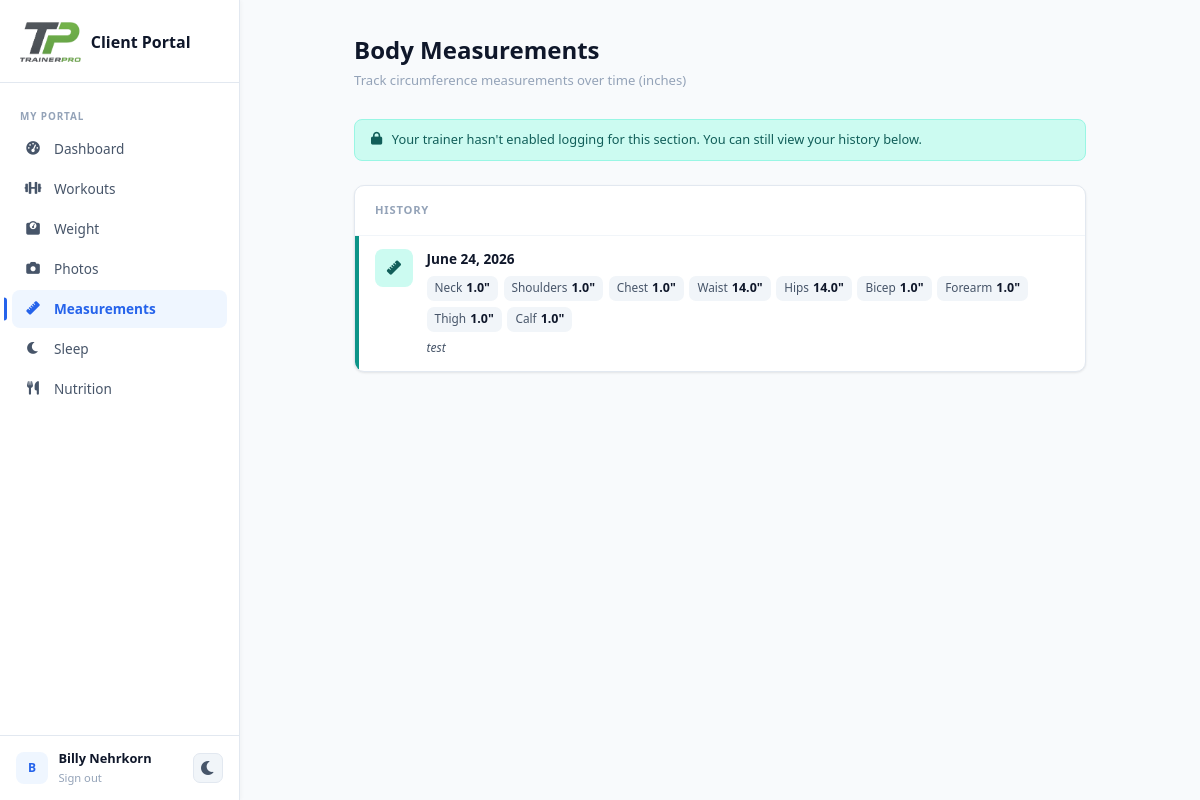
Page /client-portal/measurements (signed in) on the committed database.
### tables this page shows
CREATE TABLE clients (
            id TEXT PRIMARY KEY,
            trainer_id TEXT NOT NULL,
            name TEXT NOT NULL,
            email TEXT,
            phone TEXT,
            age INTEGER,
            gender TEXT,
            weight REAL,
            height REAL,
            status TEXT DEFAULT 'active',
            notes TEXT,
            photo_url TEXT,
            created_at TIMESTAMP DEFAULT CURRENT_TIMESTAMP,
            FOREIGN KEY (trainer_id) REFERENCES users (id)
        );

CREATE TABLE body_measurements (
            id          TEXT PRIMARY KEY,
            client_id   TEXT NOT NULL,
            date        TEXT NOT NULL,
            neck        REAL,
            shoulders   REAL,
            chest       REAL,
            waist       REAL,
            hips        REAL,
            bicep       REAL,
            forearm     REAL,
            thigh       REAL,
            calf        REAL,
            notes       TEXT,
            created_at  TIMESTAMP NOT NULL,
            updated_at  TIMESTAMP
        );

### clients.py (the view, shortened to what this page needs)
    @app.route('/client-portal/measurements', methods=['GET', 'POST'])
    @client_login_required
    def client_portal_measurements():
        client_id = session['client_id']
        conn = get_db()
        measurement_history = conn.execute(f'''
            SELECT id, date, {", ".join(MEASUREMENT_FIELDS)}, notes FROM body_measurements
            WHERE client_id = ? ORDER BY date DESC
        ''', (client_id,)).fetchall()
        client = conn.execute('SELECT * FROM clients WHERE id = ?', (client_id,)).fetchone()
        acct = conn.execute('SELECT perm_measurements FROM client_accounts WHERE client_id = ?', (client_id,)).fetchone()
        can_edit = bool(acct and acct['perm_measurements'])
        conn.close()
        return render_template('client/measurements.html',
                               client=client,
                               measurement_history=[dict(r) for r in measurement_history],
                               can_edit=can_edit)

### auth_utils.py (called while the page is built)
def client_login_required(f):
    @wraps(f)
    def decorated_function(*args, **kwargs):
        if 'client_account_id' not in session:
            return redirect(url_for('login'))
        return f(*args, **kwargs)
    return decorated_function

### db.py (called while the page is built)
def get_db():
    conn = sqlite3.connect(DB_PATH)
    conn.row_factory = sqlite3.Row
    return conn

### templates/client/measurements.html (shortened to what this page needs)
{% extends "client/base.html" %}
{% block content %}
<div class="page-wrap">
  <div class="page-header">
    <div>
      <div class="page-title">Body Measurements</div>
      <div class="page-subtitle">Track circumference measurements over time (inches)</div>
    </div>
  </div>
  {% if not can_edit %}
  <div class="readonly-notice">
    <i class="fas fa-lock"></i>
    <span>Your trainer hasn't enabled logging for this section. You can still view your history below.</span>
  </div>
  {% endif %}
  <div class="card">
    <div class="card-header"><span class="card-title">History</span></div>
    {% if measurement_history %}
      <div class="entry-list">
        {% for entry in measurement_history %}
        <div class="entry-item">
          <div class="entry-accent"></div>
          <div class="entry-body">
            <div class="entry-icon"><i class="fas fa-ruler"></i></div>
            <div class="entry-main">
              <div class="entry-date measurement-date" data-date="{{ entry.date }}">{{ entry.date }}</div>
              <div class="measurement-chips">
                {% if entry.neck %}<span class="measurement-chip">Neck <strong>{{ entry.neck }}"</strong></span>{% endif %}
                {% if entry.shoulders %}<span class="measurement-chip">Shoulders <strong>{{ entry.shoulders }}"</strong></span>{% endif %}
                {% if entry.chest %}<span class="measurement-chip">Chest <strong>{{ entry.chest }}"</strong></span>{% endif %}
                {% if entry.waist %}<span class="measurement-chip">Waist <strong>{{ entry.waist }}"</strong></span>{% endif %}
                {% if entry.hips %}<span class="measurement-chip">Hips <strong>{{ entry.hips }}"</strong></span>{% endif %}
                {% if entry.bicep %}<span class="measurement-chip">Bicep <strong>{{ entry.bicep }}"</strong></span>{% endif %}
                {% if entry.forearm %}<span class="measurement-chip">Forearm <strong>{{ entry.forearm }}"</strong></span>{% endif %}
                {% if entry.thigh %}<span class="measurement-chip">Thigh <strong>{{ entry.thigh }}"</strong></span>{% endif %}
                {% if entry.calf %}<span class="measurement-chip">Calf <strong>{{ entry.calf }}"</strong></span>{% endif %}
              </div>
              {% if entry.notes %}<div class="entry-notes">{{ entry.notes }}</div>{% endif %}
            </div>
          </div>
        </div>
        {% endfor %}
      </div>
    {% else %}
      <div class="empty-state">
        <i class="fas fa-ruler"></i>
        <p>No measurement entries yet. {% if can_edit %}Add your first one!{% endif %}</p>
        {% if can_edit %}<button onclick="openAddModal()" class="btn-add"><i class="fas fa-ruler"></i> Add Entry</button>{% endif %}
      </div>
    {% endif %}
  </div>
</div>
{% endblock %}

### templates/client/base.html (shortened to what this page needs)
<!DOCTYPE html>
<html lang="en">
<head>
  <script src="https://cdn.tailwindcss.com"></script>
  <link rel="stylesheet" href="https://cdnjs.cloudflare.com/ajax/libs/font-awesome/6.0.0/css/all.min.css">
</head>
<body>
  <div id="client-sidebar">
    <div class="sb-logo">
      <img src="{{ url_for('static', filename='trainerprologo2.png') }}" alt="TrainerPro" class="sb-logo-img">
      <div>
        <div class="sb-logo-name">Client Portal</div>
      </div>
    </div>
    <nav class="sb-nav">
      <span class="sb-section-label">My Portal</span>
      <a href="{{ url_for('client_portal') }}"
         class="sb-link {% if request.endpoint == 'client_portal' %}active{% endif %}">
        <i class="fas fa-tachometer-alt"></i> Dashboard
      </a>
      <a href="{{ url_for('client_portal_workouts') }}"
         class="sb-link {% if request.endpoint in ['client_portal_workouts','client_portal_workout_detail'] %}active{% endif %}">
        <i class="fas fa-dumbbell"></i> Workouts
      </a>
      <a href="{{ url_for('client_portal_weight') }}"
         class="sb-link {% if request.endpoint == 'client_portal_weight' %}active{% endif %}">
        <i class="fas fa-weight-scale"></i> Weight
      </a>
      <a href="{{ url_for('client_portal_photos') }}"
         class="sb-link {% if request.endpoint == 'client_portal_photos' %}active{% endif %}">
        <i class="fas fa-camera"></i> Photos
      </a>
      <a href="{{ url_for('client_portal_measurements') }}"
         class="sb-link {% if request.endpoint == 'client_portal_measurements' %}active{% endif %}">
        <i class="fas fa-ruler"></i> Measurements
      </a>
      <a href="{{ url_for('client_portal_sleep') }}"
         class="sb-link {% if request.endpoint == 'client_portal_sleep' %}active{% endif %}">
        <i class="fas fa-moon"></i> Sleep
      </a>
      <a href="{{ url_for('client_portal_nutrition') }}"
         class="sb-link {% if request.endpoint == 'client_portal_nutrition' %}active{% endif %}">
        <i class="fas fa-utensils"></i> Nutrition
      </a>
    </nav>
    <div class="sb-footer">
      <div class="sb-footer-left">
        <div class="sb-avatar">
          {{ session.client_name[0]|upper if session.client_name else '?' }}
        </div>
        <div style="min-width:0">
          <div class="sb-user-name">{{ session.client_name }}</div>
          <a href="{{ url_for('client_logout') }}" class="sb-signout">Sign out</a>
        </div>
      </div>
      <button class="theme-toggle js-client-theme-toggle" title="Toggle dark mode">
        <i class="fas fa-moon"></i>
      </button>
    </div>
  </div>
  <div class="client-main">
    {% block content %}{% endblock %}
  </div>
</body>
</html>

### templates/client/base.html (style rules this page uses)
:root { --sb-bg: #ffffff; --sb-border: #E2E8F0; --sb-text: #475569; --sb-text-bright: #0F172A; --sb-hover: #F1F5F9; --sb-active-bg: #EFF6FF; --sb-active-text: #2563EB; --sb-accent: #2563EB; --sb-section: #94A3B8; }
* { box-sizing: border-box; }
body { background: #F8FAFC; font-family: system-ui, -apple-system, sans-serif; margin: 0; }
#client-sidebar { position: fixed; top: 0; bottom: 0; left: 0; width: 240px; display: flex; flex-direction: column; background: var(--sb-bg); border-right: 1.5px solid var(--sb-border); box-shadow: 1px 0 4px rgba(0,0,0,0.04); z-index: 30; transition: background 0.2s, border-color 0.2s; }
.sb-logo { display: flex; align-items: center; gap: 0.6rem; padding: 1.4rem 1.25rem 1.25rem; border-bottom: 1.5px solid var(--sb-border); }
.sb-logo-img { height: 40px; width: auto; display: block; flex-shrink: 0; }
.sb-logo-name { font-size: 1rem; font-weight: 700; color: var(--sb-text-bright); }
.sb-nav { padding: 0.5rem 0.75rem; flex: 1; overflow-y: auto; }
.sb-section-label { font-size: 0.62rem; font-weight: 700; text-transform: uppercase; letter-spacing: 0.09em; color: var(--sb-section); padding: 0 0.5rem; margin: 1.1rem 0 0.4rem; display: block; }
.sb-link { display: flex; align-items: center; gap: 0.75rem; padding: 0.55rem 0.75rem; border-radius: 8px; text-decoration: none; font-size: 0.85rem; font-weight: 500; color: var(--sb-text); position: relative; transition: background 0.13s, color 0.13s; margin-bottom: 2px; }
.sb-link.active { background: var(--sb-active-bg); color: var(--sb-active-text); font-weight: 600; }
.sb-link.active::before { content: ''; position: absolute; left: -8px; top: 50%; transform: translateY(-50%); width: 3px; height: 60%; background: var(--sb-accent); border-radius: 0 3px 3px 0; }
.sb-link i { width: 18px; text-align: center; flex-shrink: 0; font-size: 0.85rem; }
.sb-footer { display: flex; align-items: center; justify-content: space-between; padding: 0.85rem 1rem; border-top: 1.5px solid var(--sb-border); }
.sb-footer-left { display: flex; align-items: center; gap: 0.65rem; min-width: 0; }
.sb-avatar { width: 32px; height: 32px; border-radius: 8px; background: var(--sb-active-bg); display: flex; align-items: center; justify-content: center; font-size: 0.75rem; font-weight: 700; color: var(--sb-accent); flex-shrink: 0; }
.sb-user-name { font-size: 0.8rem; font-weight: 600; color: var(--sb-text-bright); white-space: nowrap; overflow: hidden; text-overflow: ellipsis; }
.sb-signout { font-size: 0.7rem; color: var(--sb-section); text-decoration: none; display: block; margin-top: 1px; transition: color 0.13s; }
.theme-toggle { display: flex; align-items: center; justify-content: center; width: 30px; height: 30px; border-radius: 7px; background: var(--sb-hover); border: 1.5px solid var(--sb-border); cursor: pointer; color: var(--sb-text); transition: background 0.15s, color 0.15s; flex-shrink: 0; }
.client-main { padding-left: 240px; min-height: 100vh; }

### rows in the picture
clients: client_name "Billy Nehrkorn"
body_measurements: neck "1.0", shoulders "1.0", chest "1.0", waist "14.0", hips "14.0", bicep "1.0", forearm "1.0", thigh "1.0", calf "1.0", notes "test"

### other values in the picture
{{ session.client_name[0]|upper if session.client_name else '?' }} "B"
